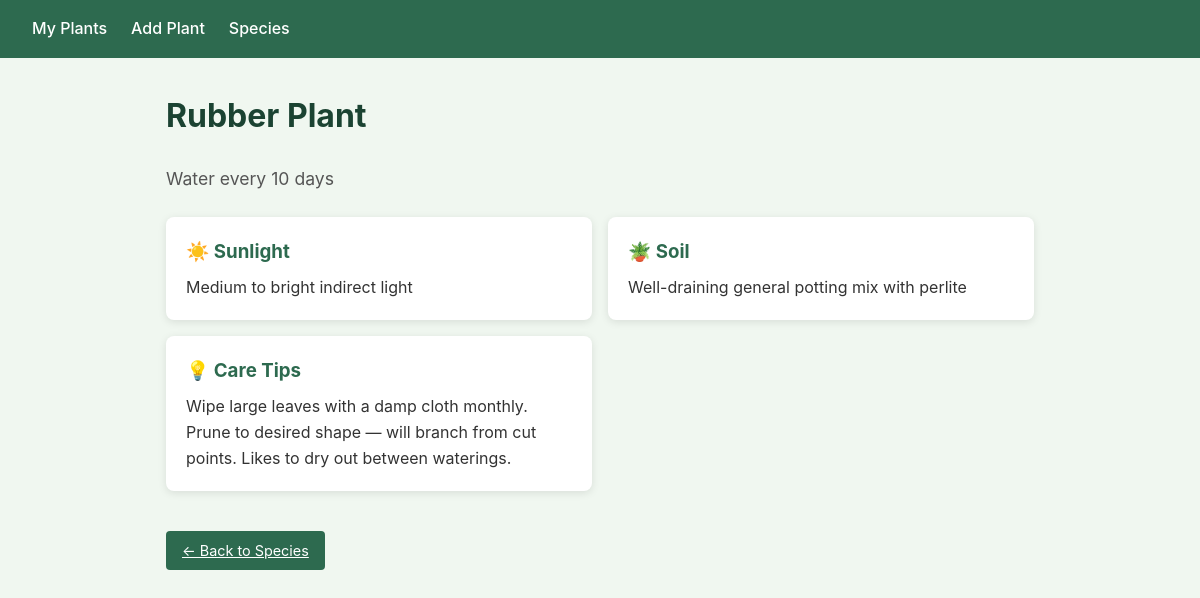
Before: /species/10 with the older database file.
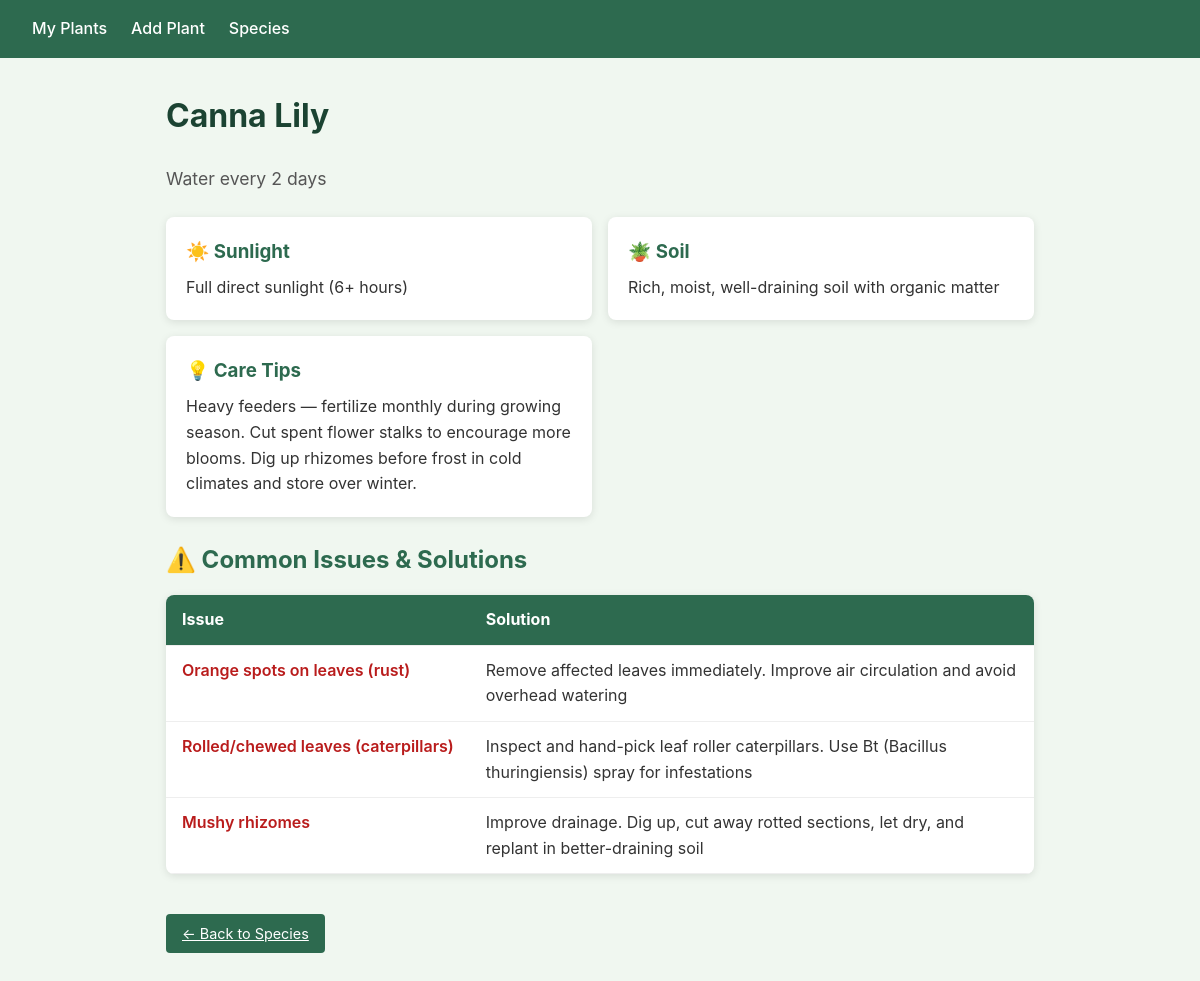
After: the same page with the newer database file.
### app/models.py (models this page shows, shortened)
class Species(db.Model):
    id = db.Column(db.Integer, primary_key=True)
    name = db.Column(db.String(100), unique=True, nullable=False)
    watering_interval_days = db.Column(db.Integer, nullable=False)
    sunlight = db.Column(db.String(100))
    soil_type = db.Column(db.String(200))
    common_issues = db.Column(db.Text)
    care_tips = db.Column(db.Text)
    plants = db.relationship("Plant", backref="species", lazy=True)
    issues = db.relationship("SpeciesIssue", backref="species", lazy=True)

class SpeciesIssue(db.Model):
    id = db.Column(db.Integer, primary_key=True)
    species_id = db.Column(db.Integer, db.ForeignKey("species.id"), nullable=False)
    issue = db.Column(db.String(200), nullable=False)
    solution = db.Column(db.Text, nullable=False)

### app/routes.py (the view)
@main.route("/species/<int:species_id>")
def species_detail(species_id):
    species = Species.query.get_or_404(species_id)
    return render_template("species_detail.html", species=species)

### app/templates/species_detail.html
{% extends "base.html" %}
{% block content %}
<h1>{{ species.name }}</h1>
<p class="subtitle">Water every {{ species.watering_interval_days }} days</p>
<div class="care-grid">
    {% if species.sunlight %}
    <div class="care-card">
        <h3>☀️ Sunlight</h3>
        <p>{{ species.sunlight }}</p>
    </div>
    {% endif %}
    {% if species.soil_type %}
    <div class="care-card">
        <h3>🪴 Soil</h3>
        <p>{{ species.soil_type }}</p>
    </div>
    {% endif %}
    {% if species.care_tips %}
    <div class="care-card">
        <h3>💡 Care Tips</h3>
        <p>{{ species.care_tips }}</p>
    </div>
    {% endif %}
</div>
{% if species.issues %}
<h2>⚠️ Common Issues &amp; Solutions</h2>
<table class="issues-table">
    <thead>
        <tr>
            <th>Issue</th>
            <th>Solution</th>
        </tr>
    </thead>
    <tbody>
        {% for item in species.issues %}
        <tr>
            <td class="issue-cell">{{ item.issue }}</td>
            <td>{{ item.solution }}</td>
        </tr>
        {% endfor %}
    </tbody>
</table>
{% endif %}
<a href="{{ url_for('main.manage_species') }}" class="btn">← Back to Species</a>
{% endblock %}

### app/templates/base.html (shortened to what this page needs)
<!DOCTYPE html>
<html lang="en">
<head>
    <link rel="stylesheet" href="{{ url_for('static', filename='style.css') }}">
</head>
<body>
    <nav>
        <a href="{{ url_for('main.index') }}">My Plants</a>
        <a href="{{ url_for('main.add_plant') }}">Add Plant</a>
        <a href="{{ url_for('main.manage_species') }}">Species</a>
    </nav>
    <div class="container">
        {% block content %}{% endblock %}
    </div>
</body>
</html>

### app/static/style.css (style rules this page uses)
* { box-sizing: border-box; margin: 0; padding: 0; }
body { font-family: -apple-system, BlinkMacSystemFont, "Segoe UI", Roboto, sans-serif; background: #f0f7f0; color: #333; line-height: 1.6; }
nav { background: #2d6a4f; padding: 1rem 2rem; display: flex; gap: 1.5rem; }
nav a { color: white; text-decoration: none; font-weight: 500; }
.container { max-width: 900px; margin: 2rem auto; padding: 0 1rem; }
h1 { margin-bottom: 1.5rem; color: #1b4332; }
h2 { margin: 1.5rem 0 1rem; color: #2d6a4f; }
table { width: 100%; border-collapse: collapse; background: white; border-radius: 8px; overflow: hidden; box-shadow: 0 2px 8px rgba(0, 0, 0, 0.1); }
th, td { padding: 0.75rem 1rem; text-align: left; border-bottom: 1px solid #eee; }
th { background: #2d6a4f; color: white; }
.subtitle { color: #555; margin-bottom: 1.5rem; font-size: 1.1rem; }
.care-grid { display: grid; grid-template-columns: repeat(auto-fit, minmax(280px, 1fr)); gap: 1rem; margin-bottom: 1.5rem; }
.care-card { background: white; border-radius: 8px; padding: 1.25rem; box-shadow: 0 2px 8px rgba(0, 0, 0, 0.1); }
.care-card h3 { margin-bottom: 0.5rem; color: #2d6a4f; }
.issues-table { margin-top: 1rem; margin-bottom: 1.5rem; }
.issues-table td { vertical-align: top; }
.issue-cell { font-weight: 600; white-space: nowrap; color: #b91c1c; }
.btn { display: inline-block; margin-top: 1rem; padding: 0.5rem 1rem; background: #2d6a4f; color: white; border: none; border-radius: 4px; cursor: pointer; font-size: 0.9rem; }

Changed rows visible on the page:
changed Species: name "Rubber Plant" → "Canna Lily"; watering_interval_days "10" → "2"; sunlight "Medium to bright indirect light" → "Full direct sunlight (6+ hours)"; soil_type "Well-draining general potting mix with perlite" → "Rich, moist, well-draining soil with organic matter"; care_tips "Wipe large leaves with a damp cloth monthly. Prune to desired shape — will branch from cut points. Likes to dry out between waterings." → "Heavy feeders — fertilize monthly during growing season. Cut spent flower stalks to encourage more blooms. Dig up rhizomes before frost in cold climates and store over winter."
added SpeciesIssue: issue "Orange spots on leaves (rust)", solution "Remove affected leaves immediately. Improve air circulation and avoid overhead watering"
added SpeciesIssue: issue "Rolled/chewed leaves (caterpillars)", solution "Inspect and hand-pick leaf roller caterpillars. Use Bt (Bacillus thuringiensis) spray for infestations"
added SpeciesIssue: issue "Mushy rhizomes", solution "Improve drainage. Dig up, cut away rotted sections, let dry, and replant in better-draining soil"
Other visible differences:
text now shown: "⚠️ Common Issues & Solutions Issue Solution"
